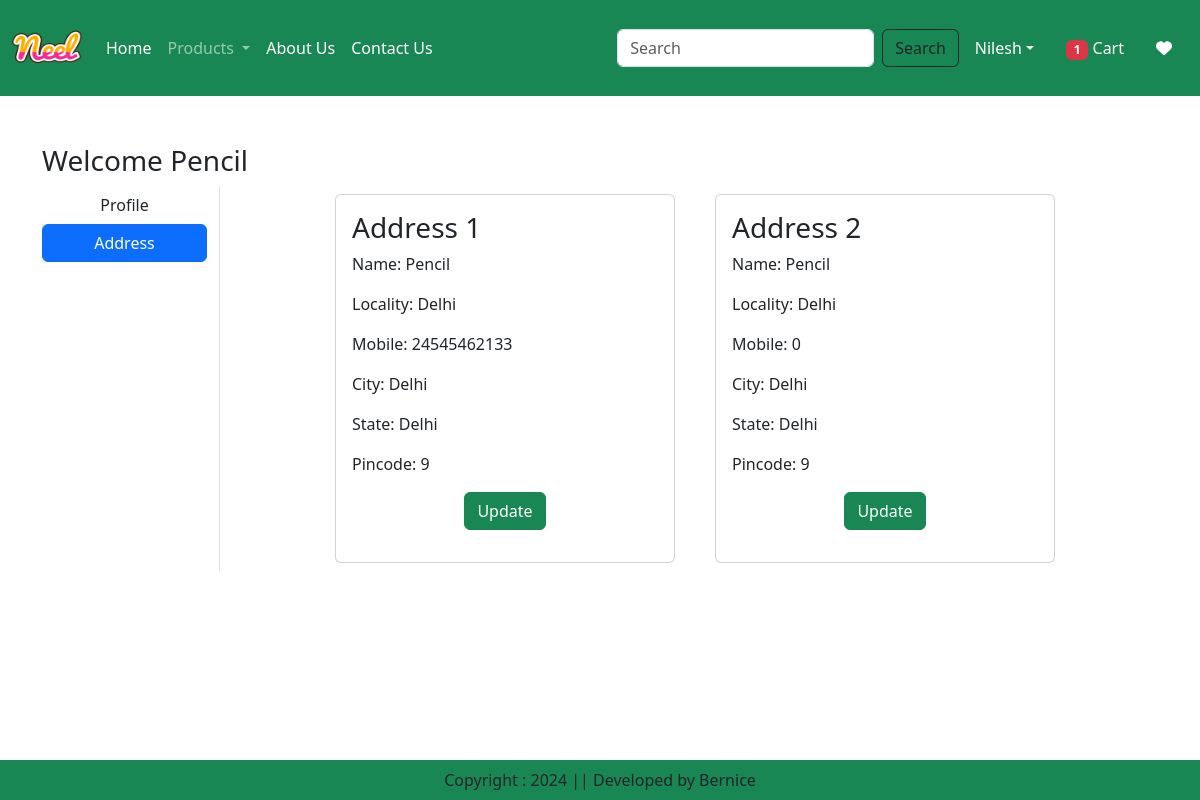
The page /address/ (signed in) on the database its author committed.
### app/models.py (models this page shows, shortened)
class Customer(models.Model):
    user = models.ForeignKey(User, on_delete=models.CASCADE)
    name = models.CharField(max_length=200)
    locality = models.CharField(max_length=200)
    city = models.CharField(max_length=100)
    mobile =models.IntegerField(default=0)
    zipcode = models.IntegerField()
    state = models.CharField(max_length=50, choices=STATE_CHOICES )

### app/views.py (the view)
# urls.py: path('address/', views.address, name='address'),
@login_required
def address(request):
    add = Customer.objects.filter(user = request.user)
    totalitem = 0
    wishitem = 0
    if request.user.is_authenticated:
        totalitem = len(Cart.objects.filter(user = request.user))
        wishitem = len(Wishlist.objects.filter(user = request.user))
    return render(request, 'app/address.html', locals())

### app/templates/app/address.html (shortened to what this page needs)
{% extends 'app/base.html' %}
{% load static %}
{% block main-content %}
    <div class="container my-5">
        <div class="row">
            <h3> Welcome <span class="text-capitalize">{{request.user}}</span></h3>
            <div class="col-sm-2 border-end">
                <ul class="list-unstyled">
                    <li class="d-grid"><a href="{% url "profile" %}" class="btn">Profile</a></li>
                    <li class="d-grid"><a href="{% url "address" %}" class="btn btn-primary">Address</a></li>
                </ul>
            </div>
            <div class="col-sm-8 offset-sm-1">
                <div class="row">
                    {% for ad in add %}
                        <div class="col-sm-6">
                            <div class="card m-2">
                                <div class="card-body">
                                    <h3>Address {{forloop.counter}}</h3>
                                    <p>Name: {{ad.name}} </p>
                                    <p>Locality: {{ad.locality}} </p>
                                    <p>Mobile: {{ad.mobile}}</p>
                                    <p>City: {{ad.city}}</p>
                                    <p>State: {{ad.state}}</p>
                                    <p>Pincode: {{ad.zipcode}} </p>
                                    <p class="text-center"> <a href="{% url "updateAddress" pk=ad.id %} " type="button" class="btn btn-success">Update</a></p>
                                </div>
                            </div>
                        </div>
                    {% endfor %}
                </div>
            </div>
        </div>
    </div>
{% endblock main-content %}

### rows shown on the page
Customer: name "Pencil", locality "Delhi", mobile "24545462133", city "Delhi", state "Delhi", zipcode "9"
Customer: name "Pencil", locality "Delhi", mobile "0", city "Delhi", state "Delhi", zipcode "9"

### other values the page prints
{{ totalitem }} "1"
{{ request.user }} "Pencil"
